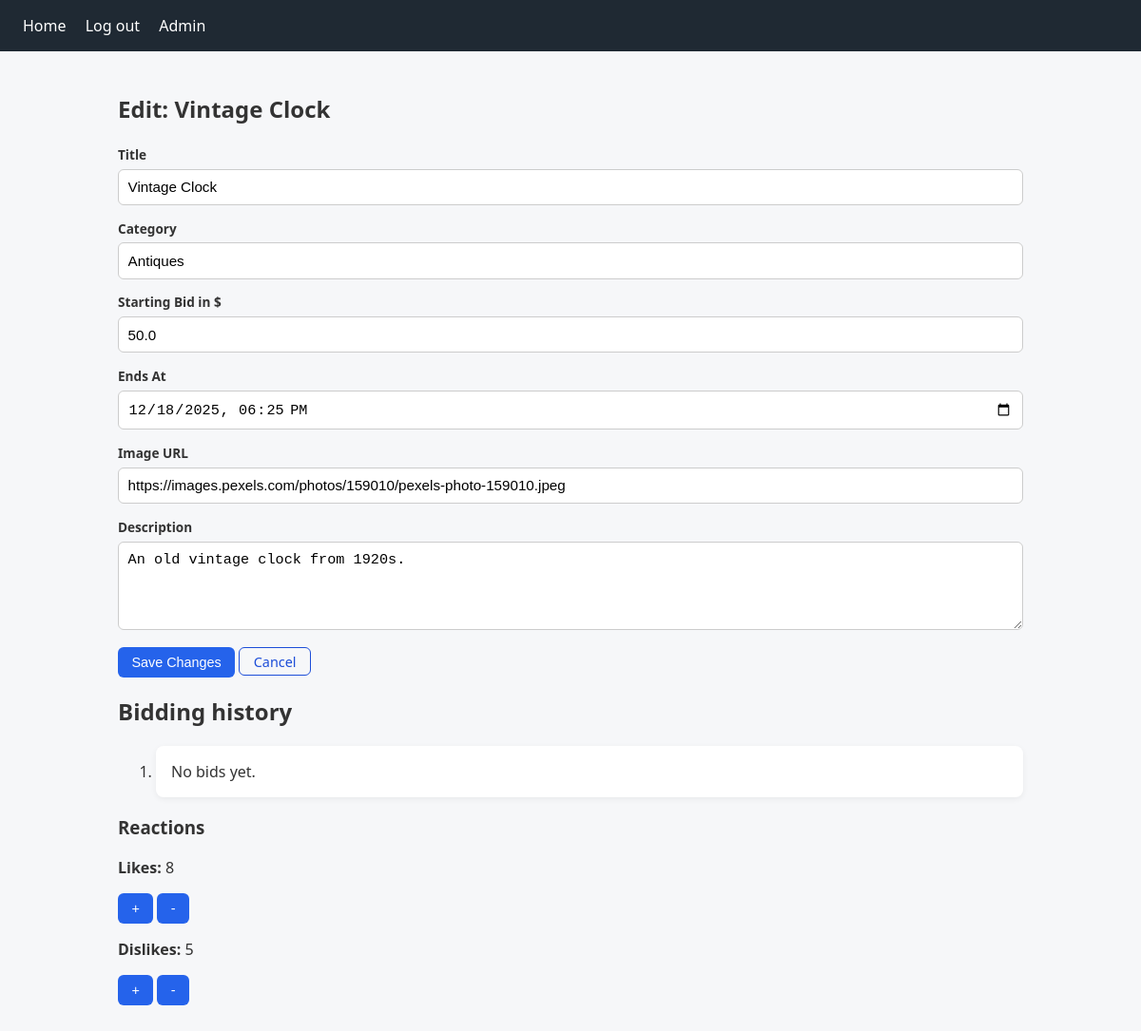
The page /admin/edit/1 (signed in) on the database as committed earlier.
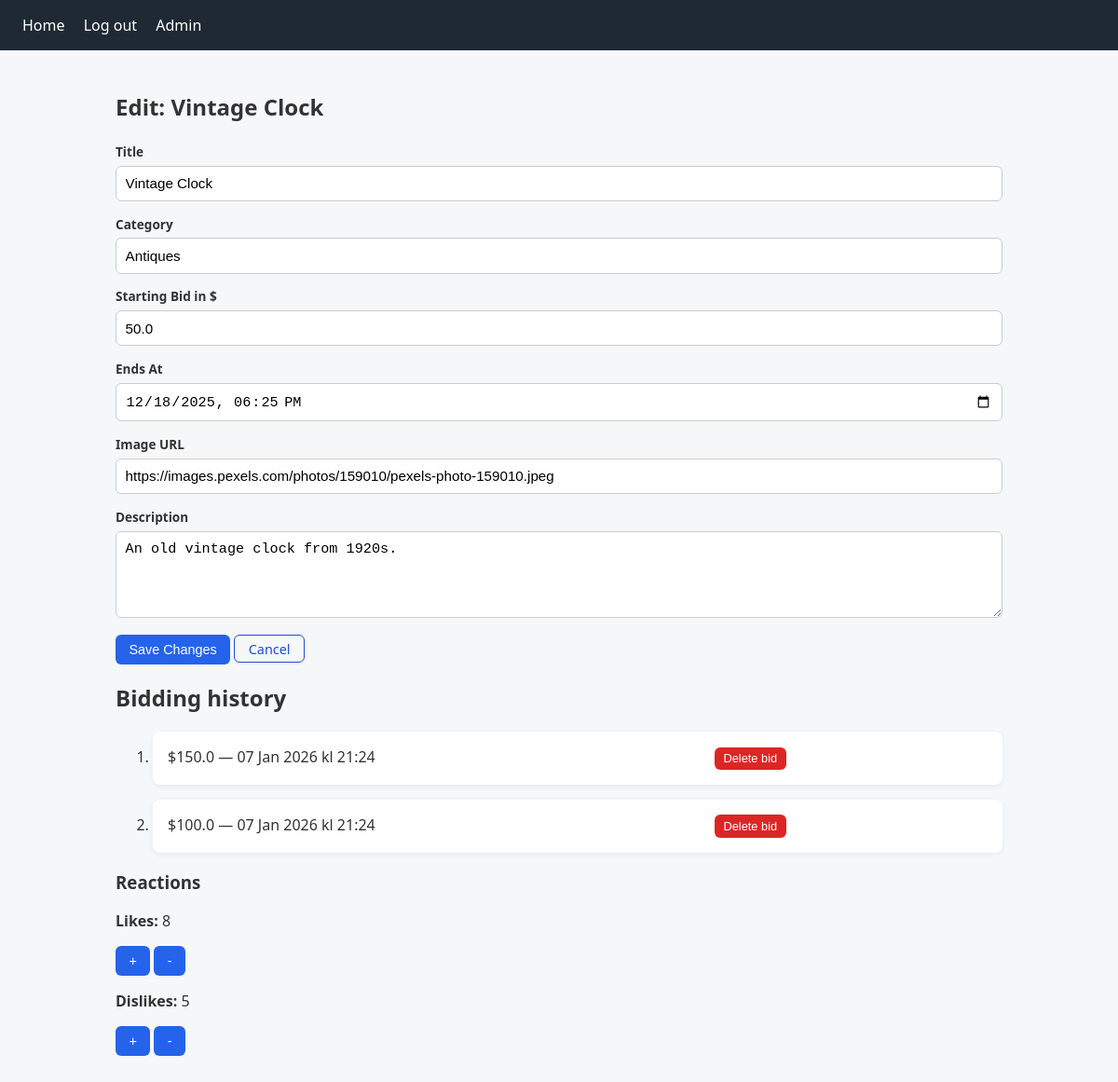
The same page on the database as committed later.
### models/bid.py (models this page shows)
class Bid(db.Model):
    __tablename__ = 'bids'
    id = db.Column(db.Integer, primary_key=True)
    auction_id = db.Column(db.Integer, db.ForeignKey('auctions.id'), nullable=False)
    bidder_email = db.Column(db.String(120), db.ForeignKey('users.email'), nullable=False)
    amount = db.Column(db.Float, nullable=False)
    created_at = db.Column(db.DateTime, server_default=db.func.now())

### blueprints/admin/admin_routes.py (the view, shortened to what this page needs)
@admin_bp.route('/add', methods=['GET', 'POST'])
@admin_bp.route('/edit/<int:auction_id>', methods=['GET', 'POST'])
@login_required
def admin_form(auction_id=None):
    if not is_admin():
        flash('Access denied: You must be an administrator.', 'danger')
        return redirect(url_for('auctions_bp.auctions_list'))
    auction_edit = None
    title = "Add new auction"
    history = []
    if auction_id:
        auction_edit = auction_repo.get_auction_by_id(auction_id)
        title = f"Edit: {auction_edit.title}"
        history = auction_repo.get_bidding_history(auction_id)
        likes = reactions_repo.count(auction_id, "like")
        dislikes = reactions_repo.count(auction_id, "dislike")
    else:
        likes = 0
        dislikes = 0
    return render_template(
    "admin_auction_form.html",
    auction=auction_edit,
    title=title,
    history=history,
    likes=likes,
    dislikes=dislikes
)

### blueprints/admin/admin_routes.py (called while the page is built)
def is_admin():
    return current_user.is_authenticated and current_user.role == 'admin'

### dbrepository/auction_repo.py (called while the page is built)
    def get_auction_by_id(self, auction_id):
        return Auction.query.get_or_404(auction_id)

    def get_bidding_history(self, auction_id):
        return (Bid.query
                .filter_by(auction_id=auction_id)
                .order_by(Bid.created_at.desc())
                .all())

### dbrepository/reactions_repo.py (called while the page is built)
    def count(self, auction_id, kind):
        return Reaction.query.filter_by(auction_id=auction_id, kind=kind).count()

### flask_app.py (called while the page is built)
@login_manager.user_loader
def load_user(user_id):
    return User.query.get(int(user_id))

### blueprints/admin/templates/admin_auction_form.html (shortened to what this page needs)
{% extends "base.html" %}
{% block content %}
<section>
    <h1>{{ title }}</h1>
    <form method="POST">
        <div>
            <label for="title" class="form-label">Title</label>
            <input type="text" placeholder="Example Nightstand" id="title" name="title"
                value="{{ auction.title if auction else '' }}" required>
        </div>
        <div class="mb-3">
            <label for="category" class="form-label">Category</label>
            <input type="text" placeholder="Example furniture" id="category" name="category"
                value="{{ auction.category if auction else '' }}" required>
        </div>
        <div>
            <div>
                <label for="starting_bid" class="form-label">Starting Bid in $</label>
                <input type="text" placeholder="100.00" id="starting_bid" name="starting_bid"
                    value="{{ auction.starting_bid if auction else '' }}" required>
            </div>
            <div>
                <label for="end_at" class="form-label">Ends At</label>
                <input type="datetime-local" id="end_at" name="end_at"
                    value="{{ auction.end_at if auction else '' }}" required>
            </div>
            <div>
                <label for="image_url" class="form-label">Image URL</label>
                <input type="text" placeholder="Optional" id="image_url" name="image_url"
                    value="{{ auction.image_url if auction else '' }}" >
            </div>
        </div>
        <div>
            <label for="description" class="form-label">Description</label>
            <textarea id="description" placeholder="Describe your item" name="description" rows="4"
                required>{{ auction.description if auction else '' }}</textarea>
        </div>
        <button type="submit" class="button">
            {{ 'Save Changes' if auction else 'Add auction' }}
        </button>
        <a href="{{ url_for('admin_bp.admin_auctions_list') }}" class="button-secondary">Cancel</a>
    </form>
    <h2>Bidding history</h2>
    <ol>
        {% for bid in history %}
        <li>${{ bid.amount }} — {{ bid.created_at.strftime("%d %b %Y kl %H:%M") }}
            <form action="{{ url_for('admin_bp.admin_delete_bid', bid_id=bid.id) }}" method="POST" style="display:inline;">
            <button type="submit" class="button small danger button-far-right"
                onclick="return confirm('Are you sure you want to delete this bid?');"
                aria-label="Delete bid for {{ auction.title }}">Delete bid</button>
        </form>
        </li>
        {% else %}
        <li>No bids yet.</li>
        {% endfor %}
    </ol>
    {% if auction %}
    <h3>Reactions</h3>
    <p>
        <b>Likes:</b> {{ likes }}
    <form method="post" action="{{ url_for('admin_bp.admin_likes_plus', auction_id=auction.id) }}"
        style="display:inline;">
        <button class="button" type="submit">+</button>
    </form>
    <form method="post" action="{{ url_for('admin_bp.admin_likes_minus', auction_id=auction.id) }}"
        style="display:inline;">
        <button class="button" type="submit">-</button>
    </form>
    </p>
    <p>
        <b>Dislikes:</b> {{ dislikes }}
    <form method="post" action="{{ url_for('admin_bp.admin_dislikes_plus', auction_id=auction.id) }}"
        style="display:inline;">
        <button class="button" type="submit">+</button>
    </form>
    <form method="post" action="{{ url_for('admin_bp.admin_dislikes_minus', auction_id=auction.id) }}"
        style="display:inline;">
        <button class="button" type="submit">-</button>
    </form>
    </p>
    {% endif %}
</section>
{% endblock %}

Rows that differ between the two databases and show on the page:
added Bid: amount "150.0", created_at "07 Jan 2026 kl 21:24"
added Bid: amount "100.0", created_at "07 Jan 2026 kl 21:24"
Other text that changed with them:
text no longer shown: "No bids yet."
